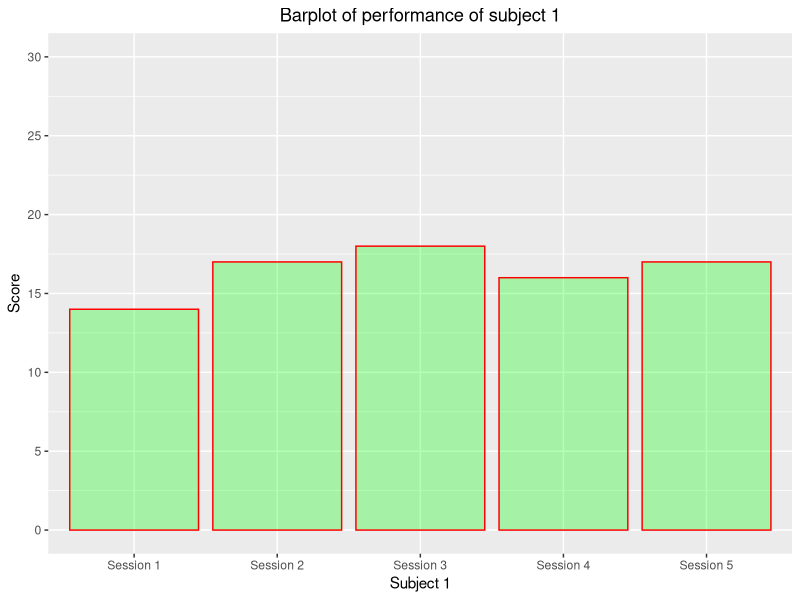
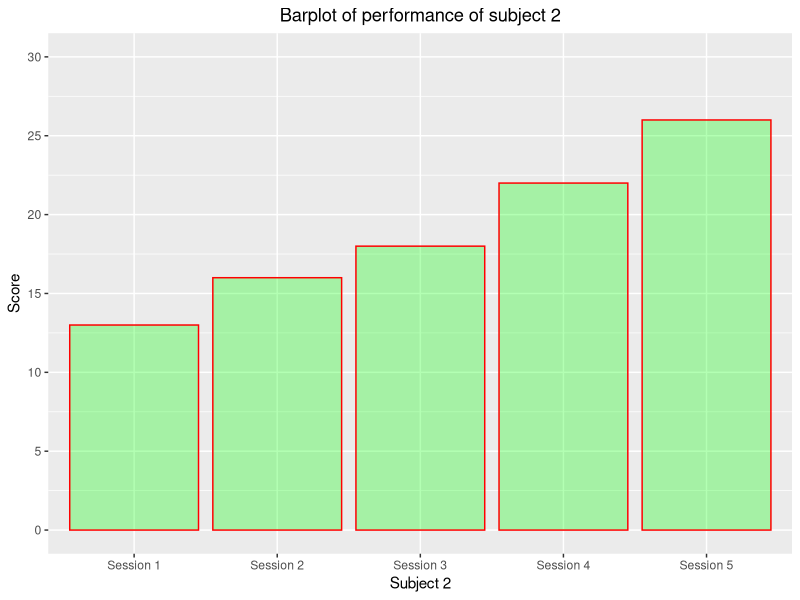
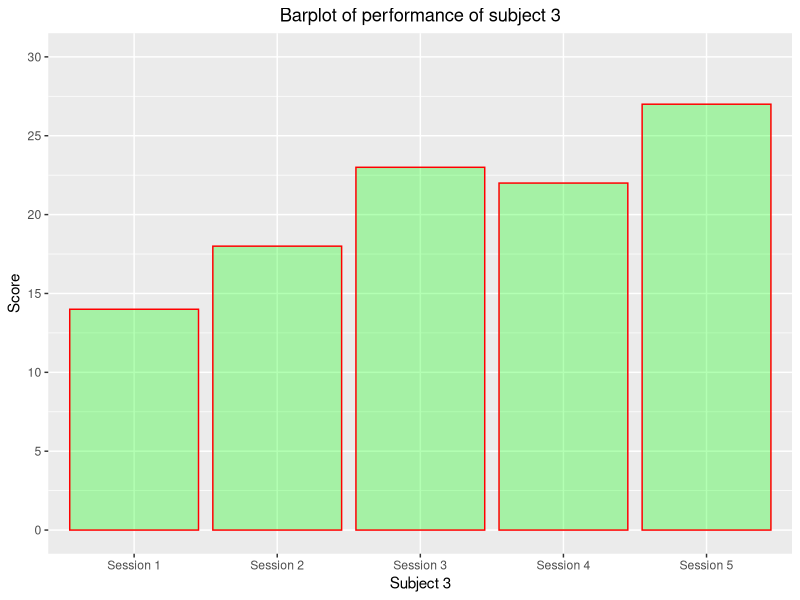
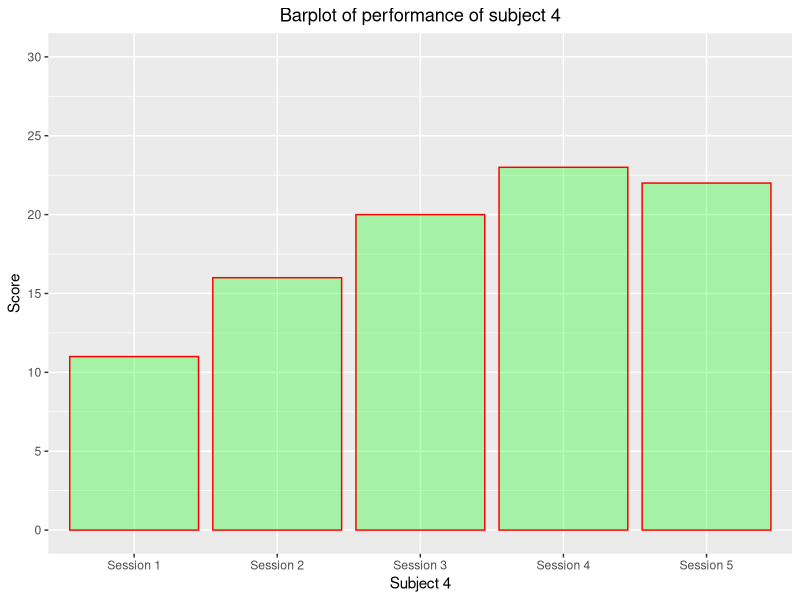
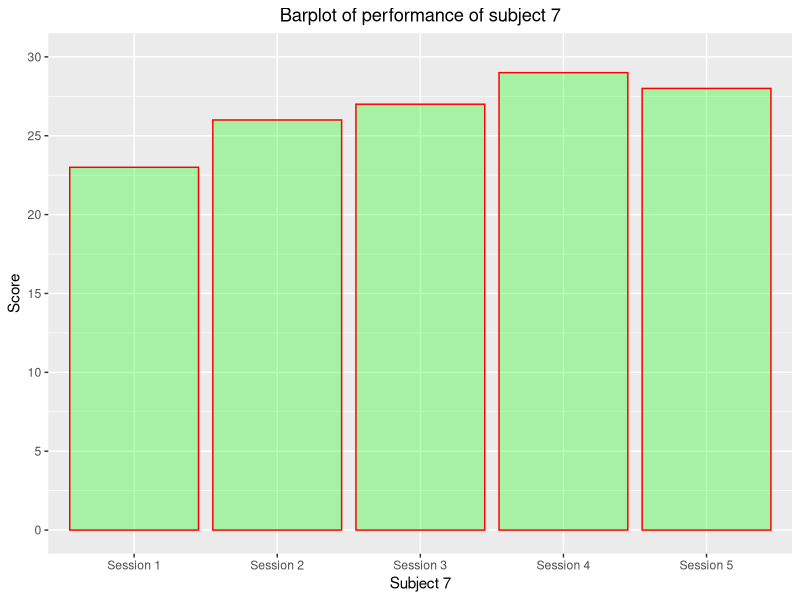
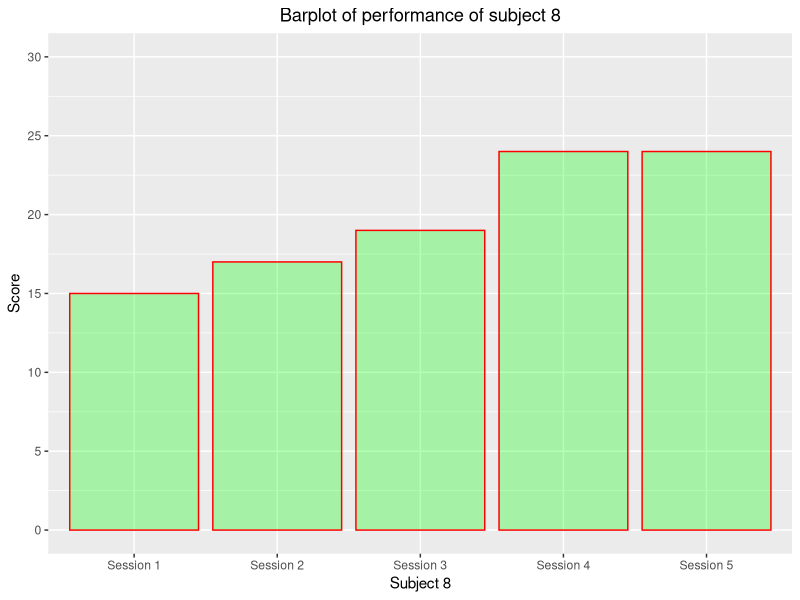
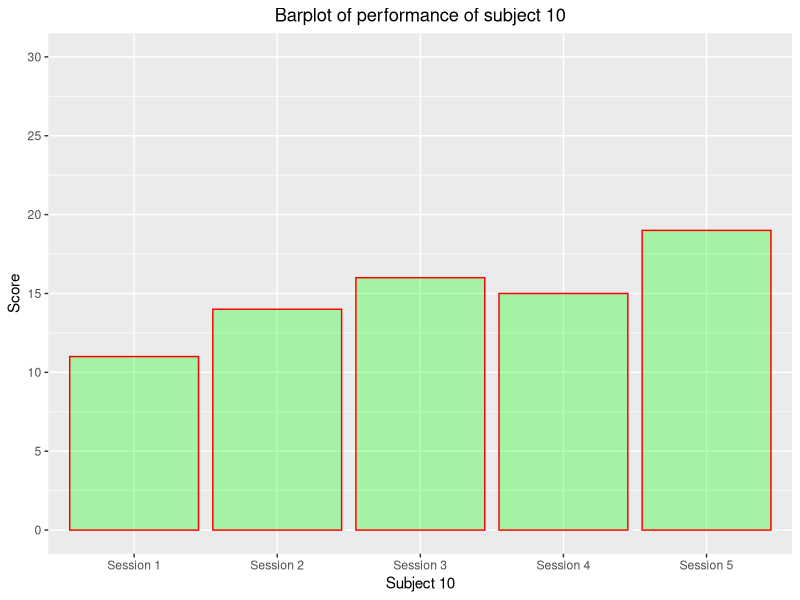
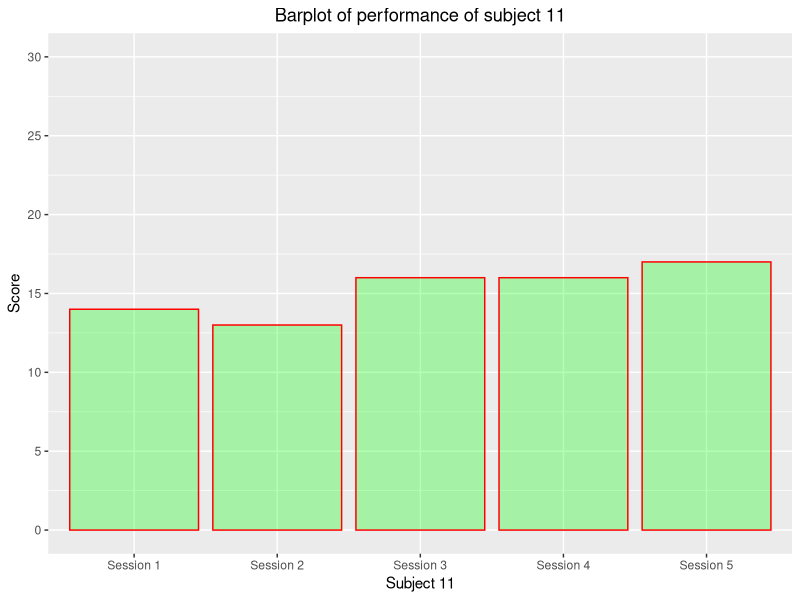

Here is the R script that generated these plots, in order:
setwd("E:/Github/1.project/Project-Statistical-Methods")
#getwd()
library(ggplot2)

#...draw the performance plot for each subject based on their score
draw_performance_plot <- function(){
  #...read input file
  data = read.csv("MicrosurgeryPerformance.csv", header = TRUE, sep=",")
  #...create dataframe using subject name and all scores
  score = data.frame(data$Subject,data$Score.1, data$Score.2, data$Score.3, data$Score.4, data$Score.5)
  #...find the number of rows
  number.of.row = nrow(score)
  
  for(i in 1:number.of.row){
    #...select specific row from the dataframe
    sub.score = score[i,] 
    #...find the subject number
    subject.name = sub.score$data.Subject
    
    #...create x axis ticks
    label = c("Session 1", "Session 2", "Session 3", "Session 4", "Session 5")
    #...copy only the scores
    performance = c(sub.score$data.Score.1, sub.score$data.Score.2, sub.score$data.Score.3, sub.score$data.Score.4, sub.score$data.Score.5)
    
    #...create dataframe using label and performance
    subject.performance = data.frame(label, performance)
    
    #...concate string to create title
    barTitle = paste("Barplot of performance of subject", subject.name)
    xLabel = paste("Subject", subject.name)
    
    #...plot the graph
    ggplot(subject.performance, aes(x = label, y = performance)) + geom_bar(stat="identity", col = "red", fill="green", alpha=0.3) +
      labs(title = barTitle, x = xLabel, y = "Score") +
      theme(plot.title = element_text(hjust=0.5)) + 
      scale_y_continuous(breaks = seq(0,30,by=5), limits = c(0,30))
    
    outputFile = paste("performance/performance_plot_of_subject_",subject.name,".png")
    #...save the output files
    ggsave(file = outputFile, dpi = 600, width = 10, height = 8, units = "in")
  }
  
  
  
}

#...call the function to draw plots
draw_performance_plot()

















